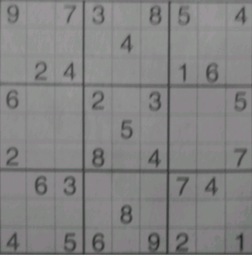
#> input picture 18JE0292_A8/Input3.png, 252 x 256 px, shrunk from 472 x 480 before the run
$ python Q3.py
#> lines starting #> are read from the running program, lines starting #| are printed output that depends on the picture; after the words box and inside, x2 and y2 are one past the last pixel; in counts of white or black regions, pixels touching at a corner belong together
#!/usr/bin/env python3
# -*- coding: utf-8 -*-
"""
Created on Tue Mar  1 15:45:52 2022

@author: dhyeybm
"""
import cv2
import numpy as np

img=cv2.imread("Input3.png",0)
#> img: shape (256, 252); min 38, max 254, mean 130.4

def local(img):
    avg=0;
    r,c=img.shape
#> r = 256; c = 252
    for i in range(r):
        for j in range(c):
            avg=0
            for tx in range(15):
                for ty in range(15):
                    if(i+tx>=r or j+ty>=c):
                        avg+=0
                    else:
                        avg+=img[i+tx][j+ty]
            avg=avg//(15*15)
            T=avg-5
            if(img[i][j]<T):
                img[i][j]=0
            else:
                img[i][j]=255
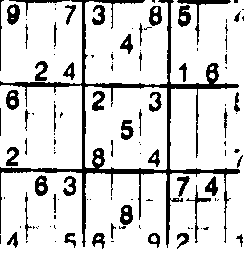
#> img: shape (256, 252); 84.8% white; 116 black regions (68 under 20 px), largest, box (x1, y1, x2, y2) and area: (0, 0, 240, 248) 4779, (177, 0, 231, 45) 289, (178, 5, 191, 27) 183

    return img

img1=local(img)

cv2.imshow("output",img1)
cv2.waitKey(0)

$ run again, with 18JE0292_A8/Input2.png copied over 18JE0292_A8/Input3.png
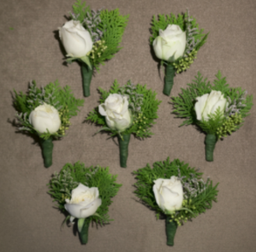
#> input picture 18JE0292_A8/Input2.png, 256 x 252 px, shrunk from 328 x 323 before the run
#> `img=cv2.imread("Input3.png",0)`:
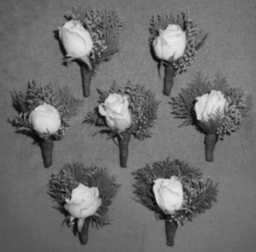
#> img: shape (252, 256); min 8, max 236, mean 110.3
#> after the loop in local, `for i in range(r):`:
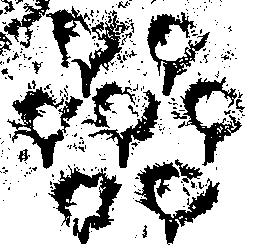
#> img: shape (252, 256); 74.9% white; 303 black regions (274 under 20 px), largest, box (x1, y1, x2, y2) and area: (134, 162, 220, 245) 2107, (48, 165, 122, 244) 2099, (7, 87, 83, 169) 1881

$ run again, with 18JE0292_A8/Input4.png copied over 18JE0292_A8/Input3.png
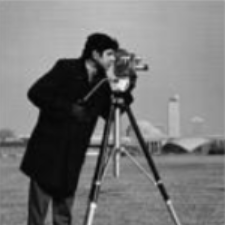
#> input picture 18JE0292_A8/Input4.png, 225 x 225 px
#> img is the input picture: shape (225, 225); min 3, max 240, mean 118.2
#> after the loop in local, `for i in range(r):`:
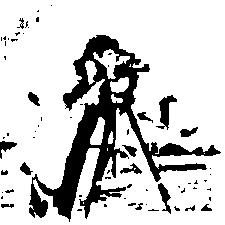
#> img: shape (225, 225); 80.6% white; 65 black regions (48 under 20 px), largest, box (x1, y1, x2, y2) and area: (29, 35, 221, 222) 8156, (156, 95, 177, 130) 300, (158, 183, 171, 214) 179

$ run again, with 18JE0292_A8/Input1.jpg saved as 18JE0292_A8/Input3.png
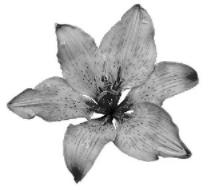
#> input picture 18JE0292_A8/Input1.jpg, 215 x 190 px
#> img is the input picture: shape (190, 215); min 0, max 255, mean 209.6
#> after the loop in local, `for i in range(r):`:
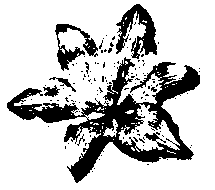
#> img: shape (190, 215); 77.7% white; 121 black regions (113 under 20 px), largest, box (x1, y1, x2, y2) and area: (7, 57, 200, 183) 6739, (116, 4, 157, 59) 1079, (55, 24, 98, 71) 690
